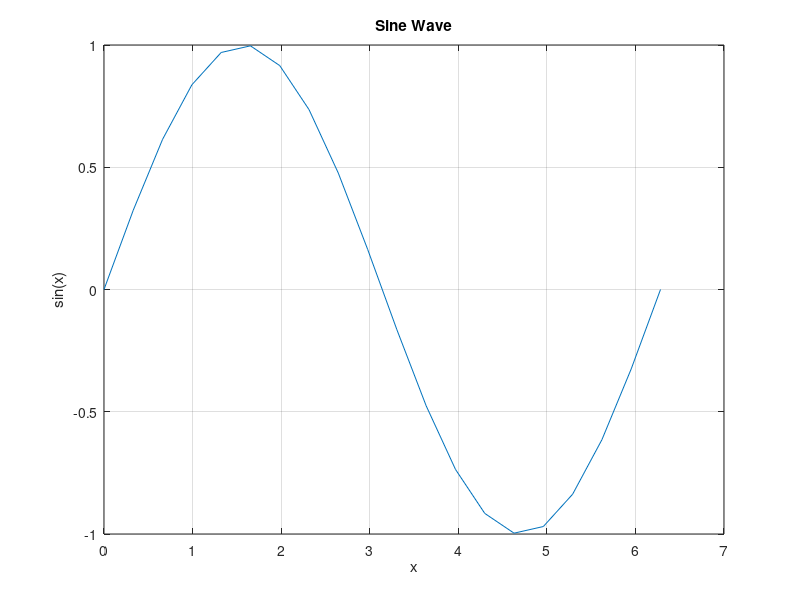
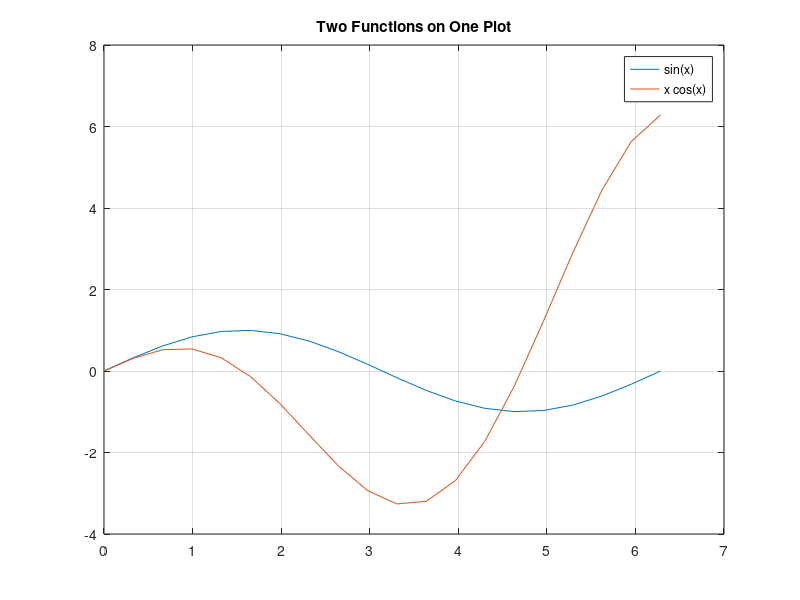
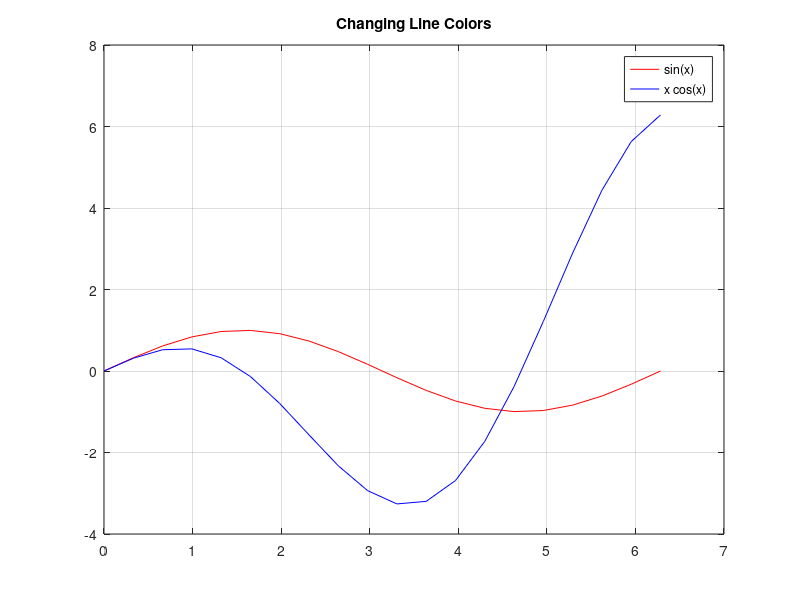
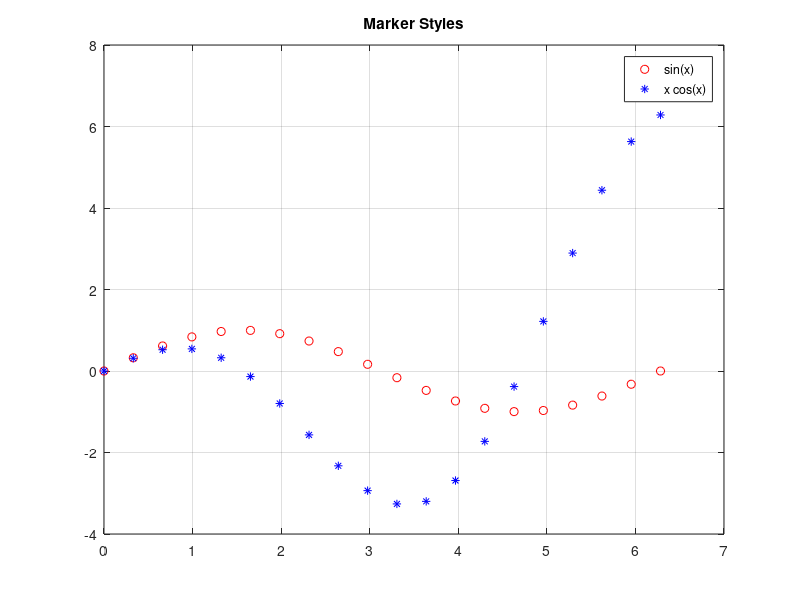

Source code (MATLAB) for these figures, in order: (Note: this script raises an error after producing the figures.)
% MATLAB Plotting Functions
% Topic: 2D Plots, Plot Formatting, Statistical Charts, 3D Plots, and Mesh Surfaces
% Name: Seyed Amirhossein Mirpour
% MATLAB Course
%
% This file demonstrates common MATLAB plotting functions. Each section has
% a short explanation and a small example to help students understand when
% to use each function.
%
% Tip: Run the sections one at a time to see how each command changes a plot.

clc;
clear;
close all;

%% 1. Plot a sine wave
% linspace creates 20 evenly spaced values from 0 to 2*pi.
% sin(x) calculates the sine of each value, and plot draws the curve.
x = linspace(0, 2*pi, 20);
y = sin(x);
figure;
plot(x, y);
grid on;
title('Sine Wave');
xlabel('x');
ylabel('sin(x)');

%% 2. Plot two functions on the same axes
% The .* operator multiplies matching elements of two arrays.
% Giving plot two x-y pairs draws both curves in one figure.
z = cos(x) .* x;
figure;
plot(x, y, x, z);
grid on;
legend('sin(x)', 'x cos(x)', 'Location', 'best');
title('Two Functions on One Plot');

%% 3. Change line colors
% The character 'r' means red. The original example uses 'w' (white),
% which may be hard to see on a white figure background.
% Here, blue is used for the second curve so both lines remain visible.
figure;
plot(x, y, 'r', x, z, 'b');
grid on;
legend('sin(x)', 'x cos(x)', 'Location', 'best');
title('Changing Line Colors');

%% 4. Use markers instead of continuous lines
% 'or' means red circle markers; '*b' means blue star markers.
% Markers are useful for showing individual data points.
figure;
plot(x, y, 'or', x, z, '*b');
grid on;
legend('sin(x)', 'x cos(x)', 'Location', 'best');
title('Marker Styles');

%% 5. Combine a line and markers; compare different scales
% '-or' draws a red line with circle markers.
% The original plotyy example uses separate y-axes for data with different
% scales. plotyy is an older function; yyaxis is the modern alternative.
z = z * 10;
figure;
yyaxis left;
plot(x, y, '-or');
ylabel('sin(x)');
yyaxis right;
plot(x, z, '*b');
ylabel('10x cos(x)');
xlabel('x');
title('Two Y-Axes for Different Scales');
grid on;
legend('sin(x)', '10x cos(x)', 'Location', 'best');

%% 6. Plot a damped sine wave and label the graph
% exp(-x) decreases as x increases, so the sine wave gradually becomes
% smaller. xlabel, ylabel, title, and legend add information to the plot.
x = linspace(0, 2*pi, 100);
y = sin(x) .* exp(-x);
figure;
plot(x, y);
xlabel('x');
ylabel('y');
title('Damped Sine Wave: y = sin(x)e^{-x}');
legend('sin(x) .* exp(-x)', 'Location', 'best');
grid on;

%% 7. Change label font size
% FontSize controls the size of the axis label text.
xlabel('x', 'FontSize', 20);

%% 8. Display Greek letters in labels
% MATLAB interprets \alpha as the Greek letter alpha when using its
% default text interpreter.
xlabel('\alpha', 'FontSize', 20);

%% 9. Use superscripts and Greek letters
% The ^ symbol creates a superscript in MATLAB's default text interpreter.
xlabel('\alpha^{x\beta}', 'FontSize', 20);

%% 10. Add text at a chosen location
% text(xPosition, yPosition, message) places text using plot coordinates.
% The coordinates should match the scale of the current axes.
text(0.66, 0.32, 'local optimum');

%% 11. Place text interactively
% gtext lets you click on the current figure to choose where the text goes.
% Run this section while a plot is active, then click the desired location.
% gtext('local optimum');

%% 12. Create a vertical bar chart
% bar displays values as vertical bars. The bar positions default to 1, 2, ...
y = [2 5 3 6];
figure;
bar(y);
grid on;
xlabel('Category');
ylabel('Value');
title('Vertical Bar Chart');

%% 13. Set custom bar positions
% The first input gives the x positions; the second gives bar heights.
x = [10 20 30 40];
y = [2 5 3 6];
figure;
bar(x, y);
grid on;
xlabel('x position');
ylabel('Value');
title('Bar Chart with Custom Positions');

%% 14. Plot matrix values as grouped bars
% magic(4) creates a 4-by-4 magic square. bar displays each matrix column
% as a series, making it possible to compare values across rows.
y = magic(4);
figure;
bar(y);
grid on;
title('Grouped Bar Chart of a 4-by-4 Matrix');
xlabel('Row');
ylabel('Value');
legend('Column 1', 'Column 2', 'Column 3', 'Column 4', ...
    'Location', 'best');

%% 15. Create a horizontal bar chart
% barh displays bars horizontally, which can be useful for long category
% labels or when comparing values from top to bottom.
figure;
barh(y);
grid on;
title('Horizontal Bar Chart');

%% 16. Create a 3D bar chart
% bar3 represents matrix values using bars with height in three dimensions.
figure;
bar3(y);
title('3D Bar Chart');
xlabel('Column');
ylabel('Row');
zlabel('Value');

%% 17. Create a pie chart
% randperm(5) returns the numbers 1 to 5 in a random order.
% pie displays the values as slices of a circle.
y = randperm(5);
figure;
pie(y);
title('Pie Chart');

%% 18. Create a 3D pie chart
% pie3 uses a three-dimensional style for the same kind of part-to-whole chart.
figure;
pie3(y);
title('3D Pie Chart');

%% 19. Plot a histogram
% randn generates normally distributed random values.
% histogram shows how many values fall into each bin.
x = randn(1, 1000);
figure;
histogram(x);
title('Histogram of 1000 Random Values');
xlabel('Value');
ylabel('Frequency');
grid on;

%% 20. Create a 3D curve
% plot3 draws a line using x, y, and z coordinates.
% As t increases, x and y move around a circle while z increases.
t = linspace(0, 2*pi);
x = sin(t);
y = cos(t);
z = t;
figure;
plot3(x, y, z);
grid on;
xlabel('x');
ylabel('y');
zlabel('z');
title('3D Helix (One Turn)');

%% 21. Create a longer 3D curve
% Increasing the range of t to 0 through 4*pi makes the curve complete
% two turns instead of one.
t = linspace(0, 4*pi);
x = sin(t);
y = cos(t);
z = t;
figure;
plot3(x, y, z);
grid on;
xlabel('x');
ylabel('y');
zlabel('z');
title('3D Helix (Two Turns)');

%% 22. Draw a 3D mesh surface
% meshgrid creates coordinate matrices for a grid of x and y values.
% z = sin(x+y) calculates the height at every grid point.
% mesh draws the surface as a wireframe.
[x, y] = meshgrid(-10:0.1:10);
z = sin(x + y);
figure;
mesh(x, y, z);
xlabel('x');
ylabel('y');
zlabel('sin(x+y)');
title('Wireframe Surface: z = sin(x+y)');
grid on;

%% 23. Extra practice: compare mesh and surf
% surf displays a filled surface, while mesh displays a wireframe.
% Try changing the function below, for example to z = cos(x).*sin(y).
[x, y] = meshgrid(-2:0.1:2);
z = x.^2 + y.^2;
figure;
surf(x, y, z);
xlabel('x');
ylabel('y');
zlabel('z');
title('Filled Surface: z = x^2 + y^2');
colorbar;
grid on;

%% 24. Extra practice: plot with a custom line width
% LineWidth changes how thick a curve appears. Try values such as 1, 2, or 3.
x = linspace(0, 2*pi, 100);
figure;
plot(x, sin(x), 'LineWidth', 2);
grid on;
xlabel('x');
ylabel('sin(x)');
title('Sine Wave with a Thicker Line');

%% Quick summary
% plot       : 2D line plot
% bar/barh   : vertical/horizontal bar chart
% bar3       : 3D bar chart
% pie/pie3   : 2D/3D pie chart
% histogram  : distribution of values
% plot3      : 3D line plot
% mesh/surf  : 3D surface plots
% xlabel, ylabel, title, legend : describe the graph
